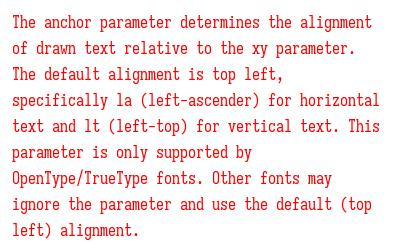

Source code (Python):
from PIL import Image, ImageDraw, ImageFont
import sys

# ------------

# Margin
margin_x = 12
margin_y = 12

# Font
font_size = 16
font = ImageFont.truetype("Sarasa.ttf", font_size)

# Line
line_space = 10
line_height = font_size

# Size
width = 400

# str
str = ""
with open("input.in", "r") as file:
    str = file.read()
# color
color = "red"

# ------------

im = Image.new("RGB", (1, 1), "white")
d = ImageDraw.Draw(im)


class word:
    str = ""
    start = -1
    end = -1
    len = -1
    wit = -1

    def __init__(self, str, start):
        self.str = str
        self.start = start
        self.len = len(self.str)
        self.wit = 0
        for i in range(0, len(self.str)):
            x, y = d.textsize(chr(ord(self.str[i])), font=font)
            self.wit += x
        self.end = self.start+self.wit

    def print_(self):
        print(self.str)


class line:
    index = -1
    text = []
    wit = -1

    def __init__(self, index):
        self.index = index
        self.text = []
        self.wit = 0

    def add(self, w):
        self.text.append(w.str)
        self.wit += w.wit+font_size*0.5

    def print_(self):
        print(self.text)


word_list = str.split()
word_num = len(word_list)
line_list = [line(0)]
line_num = 1
width_draft = 0

for i in range(0, word_num):
    word_list[i] = word(word_list[i], width_draft)
    width_draft += word_list[i].wit

for i in range(0, word_num):
    print(word_list[i].start, word_list[i].end)

for i in range(0, word_num):
    line_list[line_num-1].add(word_list[i])
    if i == word_num-1:
        break
    if (line_list[line_num-1].wit+word_list[i+1].wit+font_size*0.5+margin_x*2 > width):
        line_num += 1
        line_list.append(line(line_num-1))

for i in range(0, line_num):
    line_list[i].print_()
    print(line_list[i].wit)

height = line_height*line_num+line_space*(line_num-1)+margin_y*2

im_ = Image.new("RGB", (width, height), "white")
d_ = ImageDraw.Draw(im_)

t_y = margin_y

for i in range(0, line_num):
    t_x = margin_x
    for j in range(0, len(line_list[i].text)):
        for k in range(0, len(line_list[i].text[j])):
            d_.text((t_x, t_y), line_list[i].text[j]
                    [k], fill=color, anchor="la", font=font)
            x, y = d.textsize(chr(ord(line_list[i].text[j][k])), font=font)
            t_x += x
        t_x += font_size*0.5
    t_y += line_height+line_space

im_.save("test.jpeg")
